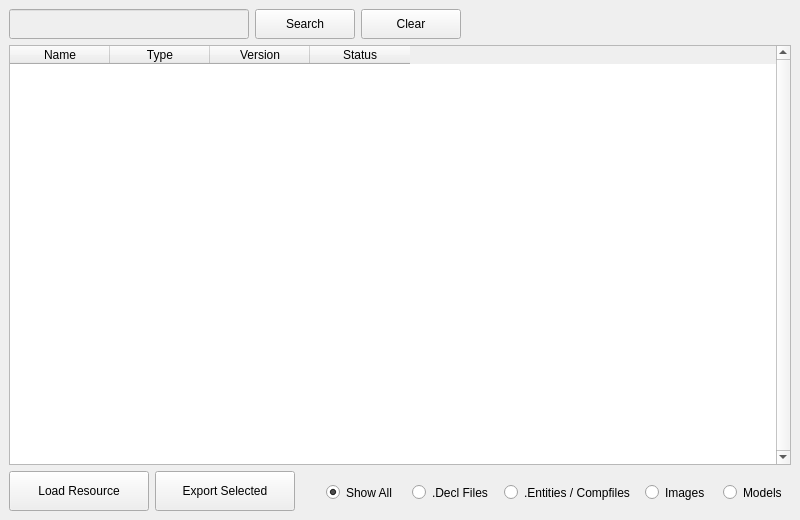
<?xml version="1.0" encoding="UTF-8"?>
<ui version="4.0">
 <class>MainWindow</class>
 <widget class="QMainWindow" name="MainWindow">
  <property name="geometry">
   <rect>
    <x>0</x>
    <y>0</y>
    <width>800</width>
    <height>520</height>
   </rect>
  </property>
  <property name="minimumSize">
   <size>
    <width>789</width>
    <height>300</height>
   </size>
  </property>
  <property name="windowTitle">
   <string>SAMUEL v2.1.3-alpha by SamPT</string>
  </property>
  <property name="autoFillBackground">
   <bool>false</bool>
  </property>
  <widget class="QWidget" name="centralwidget">
   <property name="sizePolicy">
    <sizepolicy hsizetype="Expanding" vsizetype="Expanding">
     <horstretch>0</horstretch>
     <verstretch>0</verstretch>
    </sizepolicy>
   </property>
   <property name="layoutDirection">
    <enum>Qt::LeftToRight</enum>
   </property>
   <layout class="QGridLayout" name="gridLayout">
    <item row="0" column="0" colspan="4">
     <layout class="QHBoxLayout" name="horizontalLayout_3">
      <item>
       <widget class="QLineEdit" name="inputSearch">
        <property name="enabled">
         <bool>false</bool>
        </property>
        <property name="sizePolicy">
         <sizepolicy hsizetype="Minimum" vsizetype="Fixed">
          <horstretch>0</horstretch>
          <verstretch>0</verstretch>
         </sizepolicy>
        </property>
        <property name="minimumSize">
         <size>
          <width>240</width>
          <height>30</height>
         </size>
        </property>
        <property name="maxLength">
         <number>1024</number>
        </property>
       </widget>
      </item>
      <item alignment="Qt::AlignLeft">
       <widget class="QPushButton" name="btnSearch">
        <property name="enabled">
         <bool>true</bool>
        </property>
        <property name="sizePolicy">
         <sizepolicy hsizetype="Minimum" vsizetype="Minimum">
          <horstretch>0</horstretch>
          <verstretch>0</verstretch>
         </sizepolicy>
        </property>
        <property name="minimumSize">
         <size>
          <width>100</width>
          <height>30</height>
         </size>
        </property>
        <property name="text">
         <string>Search</string>
        </property>
       </widget>
      </item>
      <item alignment="Qt::AlignLeft">
       <widget class="QPushButton" name="btnClear">
        <property name="sizePolicy">
         <sizepolicy hsizetype="Minimum" vsizetype="Minimum">
          <horstretch>1</horstretch>
          <verstretch>0</verstretch>
         </sizepolicy>
        </property>
        <property name="minimumSize">
         <size>
          <width>100</width>
          <height>30</height>
         </size>
        </property>
        <property name="maximumSize">
         <size>
          <width>100</width>
          <height>30</height>
         </size>
        </property>
        <property name="text">
         <string>Clear</string>
        </property>
       </widget>
      </item>
      <item alignment="Qt::AlignRight">
       <widget class="QLabel" name="labelStatus">
        <property name="minimumSize">
         <size>
          <width>160</width>
          <height>30</height>
         </size>
        </property>
        <property name="text">
         <string/>
        </property>
        <property name="alignment">
         <set>Qt::AlignRight|Qt::AlignTrailing|Qt::AlignVCenter</set>
        </property>
        <property name="margin">
         <number>5</number>
        </property>
        <property name="indent">
         <number>15</number>
        </property>
       </widget>
      </item>
     </layout>
    </item>
    <item row="4" column="0" colspan="4">
     <layout class="QHBoxLayout" name="horizontalLayout" stretch="0">
      <property name="spacing">
       <number>0</number>
      </property>
      <property name="sizeConstraint">
       <enum>QLayout::SetFixedSize</enum>
      </property>
      <property name="leftMargin">
       <number>0</number>
      </property>
      <property name="topMargin">
       <number>0</number>
      </property>
      <item>
       <widget class="QTableWidget" name="tableWidget">
        <property name="sizePolicy">
         <sizepolicy hsizetype="Expanding" vsizetype="Expanding">
          <horstretch>0</horstretch>
          <verstretch>0</verstretch>
         </sizepolicy>
        </property>
        <property name="minimumSize">
         <size>
          <width>200</width>
          <height>200</height>
         </size>
        </property>
        <property name="maximumSize">
         <size>
          <width>2000</width>
          <height>2000</height>
         </size>
        </property>
        <property name="autoFillBackground">
         <bool>false</bool>
        </property>
        <property name="frameShape">
         <enum>QFrame::StyledPanel</enum>
        </property>
        <property name="frameShadow">
         <enum>QFrame::Sunken</enum>
        </property>
        <property name="verticalScrollBarPolicy">
         <enum>Qt::ScrollBarAlwaysOn</enum>
        </property>
        <property name="horizontalScrollBarPolicy">
         <enum>Qt::ScrollBarAlwaysOff</enum>
        </property>
        <property name="sizeAdjustPolicy">
         <enum>QAbstractScrollArea::AdjustIgnored</enum>
        </property>
        <property name="autoScroll">
         <bool>false</bool>
        </property>
        <property name="editTriggers">
         <set>QAbstractItemView::NoEditTriggers</set>
        </property>
        <property name="dragDropOverwriteMode">
         <bool>false</bool>
        </property>
        <property name="alternatingRowColors">
         <bool>true</bool>
        </property>
        <property name="selectionBehavior">
         <enum>QAbstractItemView::SelectRows</enum>
        </property>
        <property name="sortingEnabled">
         <bool>true</bool>
        </property>
        <property name="wordWrap">
         <bool>false</bool>
        </property>
        <attribute name="horizontalHeaderMinimumSectionSize">
         <number>60</number>
        </attribute>
        <attribute name="horizontalHeaderShowSortIndicator" stdset="0">
         <bool>false</bool>
        </attribute>
        <attribute name="horizontalHeaderStretchLastSection">
         <bool>false</bool>
        </attribute>
        <attribute name="verticalHeaderVisible">
         <bool>false</bool>
        </attribute>
        <attribute name="verticalHeaderMinimumSectionSize">
         <number>18</number>
        </attribute>
        <attribute name="verticalHeaderDefaultSectionSize">
         <number>18</number>
        </attribute>
        <column>
         <property name="text">
          <string>Name</string>
         </property>
         <property name="toolTip">
          <string/>
         </property>
         <property name="whatsThis">
          <string/>
         </property>
        </column>
        <column>
         <property name="text">
          <string>Type</string>
         </property>
        </column>
        <column>
         <property name="text">
          <string>Version</string>
         </property>
        </column>
        <column>
         <property name="text">
          <string>Status</string>
         </property>
        </column>
       </widget>
      </item>
     </layout>
    </item>
    <item row="6" column="0" colspan="4">
     <layout class="QHBoxLayout" name="horizontalLayout_2">
      <item alignment="Qt::AlignLeft">
       <widget class="QPushButton" name="btnLoadResource">
        <property name="sizePolicy">
         <sizepolicy hsizetype="Minimum" vsizetype="Fixed">
          <horstretch>0</horstretch>
          <verstretch>0</verstretch>
         </sizepolicy>
        </property>
        <property name="minimumSize">
         <size>
          <width>140</width>
          <height>40</height>
         </size>
        </property>
        <property name="maximumSize">
         <size>
          <width>140</width>
          <height>40</height>
         </size>
        </property>
        <property name="baseSize">
         <size>
          <width>200</width>
          <height>40</height>
         </size>
        </property>
        <property name="text">
         <string>Load Resource</string>
        </property>
       </widget>
      </item>
      <item alignment="Qt::AlignLeft">
       <widget class="QPushButton" name="btnExportSelected">
        <property name="sizePolicy">
         <sizepolicy hsizetype="Minimum" vsizetype="Fixed">
          <horstretch>0</horstretch>
          <verstretch>0</verstretch>
         </sizepolicy>
        </property>
        <property name="minimumSize">
         <size>
          <width>140</width>
          <height>40</height>
         </size>
        </property>
        <property name="maximumSize">
         <size>
          <width>140</width>
          <height>40</height>
         </size>
        </property>
        <property name="text">
         <string>Export Selected</string>
        </property>
       </widget>
      </item>
      <item>
       <spacer name="horizontalSpacer">
        <property name="orientation">
         <enum>Qt::Horizontal</enum>
        </property>
        <property name="sizeHint" stdset="0">
         <size>
          <width>40</width>
          <height>20</height>
         </size>
        </property>
       </spacer>
      </item>
      <item>
       <layout class="QGridLayout" name="gridLayout_2">
        <property name="sizeConstraint">
         <enum>QLayout::SetDefaultConstraint</enum>
        </property>
        <property name="leftMargin">
         <number>8</number>
        </property>
        <property name="rightMargin">
         <number>8</number>
        </property>
        <item row="1" column="0">
         <widget class="QRadioButton" name="radioShowAll">
          <property name="sizePolicy">
           <sizepolicy hsizetype="Minimum" vsizetype="Fixed">
            <horstretch>0</horstretch>
            <verstretch>0</verstretch>
           </sizepolicy>
          </property>
          <property name="minimumSize">
           <size>
            <width>80</width>
            <height>27</height>
           </size>
          </property>
          <property name="text">
           <string>Show All</string>
          </property>
          <property name="checked">
           <bool>true</bool>
          </property>
         </widget>
        </item>
        <item row="1" column="1">
         <widget class="QRadioButton" name="radioShowDecl">
          <property name="sizePolicy">
           <sizepolicy hsizetype="Minimum" vsizetype="Fixed">
            <horstretch>0</horstretch>
            <verstretch>0</verstretch>
           </sizepolicy>
          </property>
          <property name="minimumSize">
           <size>
            <width>86</width>
            <height>27</height>
           </size>
          </property>
          <property name="text">
           <string>.Decl Files</string>
          </property>
         </widget>
        </item>
        <item row="1" column="2">
         <widget class="QRadioButton" name="radioShowEntities">
          <property name="sizePolicy">
           <sizepolicy hsizetype="Minimum" vsizetype="Maximum">
            <horstretch>0</horstretch>
            <verstretch>0</verstretch>
           </sizepolicy>
          </property>
          <property name="minimumSize">
           <size>
            <width>135</width>
            <height>27</height>
           </size>
          </property>
          <property name="text">
           <string>.Entities / Compfiles</string>
          </property>
         </widget>
        </item>
        <item row="0" column="2">
         <spacer name="verticalSpacer">
          <property name="orientation">
           <enum>Qt::Vertical</enum>
          </property>
          <property name="sizeType">
           <enum>QSizePolicy::Fixed</enum>
          </property>
          <property name="sizeHint" stdset="0">
           <size>
            <width>20</width>
            <height>4</height>
           </size>
          </property>
         </spacer>
        </item>
        <item row="1" column="3">
         <widget class="QRadioButton" name="radioShowImages">
          <property name="sizePolicy">
           <sizepolicy hsizetype="Minimum" vsizetype="Fixed">
            <horstretch>0</horstretch>
            <verstretch>0</verstretch>
           </sizepolicy>
          </property>
          <property name="minimumSize">
           <size>
            <width>72</width>
            <height>27</height>
           </size>
          </property>
          <property name="text">
           <string>Images</string>
          </property>
         </widget>
        </item>
        <item row="1" column="4">
         <widget class="QRadioButton" name="radioShowModels">
          <property name="sizePolicy">
           <sizepolicy hsizetype="Minimum" vsizetype="Fixed">
            <horstretch>0</horstretch>
            <verstretch>0</verstretch>
           </sizepolicy>
          </property>
          <property name="minimumSize">
           <size>
            <width>60</width>
            <height>27</height>
           </size>
          </property>
          <property name="text">
           <string>Models</string>
          </property>
         </widget>
        </item>
       </layout>
      </item>
     </layout>
    </item>
   </layout>
  </widget>
  <widget class="QMenuBar" name="menubar">
   <property name="geometry">
    <rect>
     <x>0</x>
     <y>0</y>
     <width>800</width>
     <height>22</height>
    </rect>
   </property>
  </widget>
 </widget>
 <resources/>
 <connections/>
</ui>
